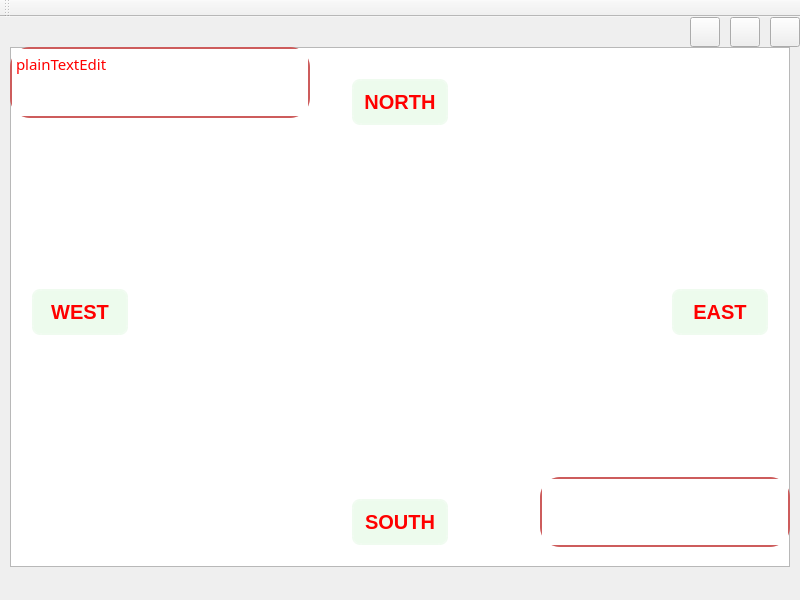
<?xml version="1.0" encoding="UTF-8"?>
<ui version="4.0">
 <class>MainWindow</class>
 <widget class="QMainWindow" name="MainWindow">
  <property name="geometry">
   <rect>
    <x>0</x>
    <y>0</y>
    <width>800</width>
    <height>600</height>
   </rect>
  </property>
  <property name="sizePolicy">
   <sizepolicy hsizetype="Expanding" vsizetype="Expanding">
    <horstretch>0</horstretch>
    <verstretch>0</verstretch>
   </sizepolicy>
  </property>
  <property name="windowTitle">
   <string>MainWindow</string>
  </property>
  <property name="windowIcon">
   <iconset resource="icon.qrc">
    <normaloff>:/icon/zork.ico</normaloff>:/icon/zork.ico</iconset>
  </property>
  <widget class="QWidget" name="centralWidget">
   <widget class="QPushButton" name="min">
    <property name="geometry">
     <rect>
      <x>690</x>
      <y>0</y>
      <width>30</width>
      <height>30</height>
     </rect>
    </property>
    <property name="text">
     <string/>
    </property>
    <property name="icon">
     <iconset resource="images.qrc">
      <normaloff>:/images/min.png</normaloff>:/images/min.png</iconset>
    </property>
    <property name="iconSize">
     <size>
      <width>30</width>
      <height>30</height>
     </size>
    </property>
   </widget>
   <widget class="QPushButton" name="max">
    <property name="geometry">
     <rect>
      <x>730</x>
      <y>0</y>
      <width>30</width>
      <height>30</height>
     </rect>
    </property>
    <property name="text">
     <string/>
    </property>
    <property name="icon">
     <iconset resource="images.qrc">
      <normaloff>:/images/max.jpg</normaloff>:/images/max.jpg</iconset>
    </property>
    <property name="iconSize">
     <size>
      <width>30</width>
      <height>30</height>
     </size>
    </property>
    <property name="autoRepeat">
     <bool>false</bool>
    </property>
   </widget>
   <widget class="QPushButton" name="close">
    <property name="geometry">
     <rect>
      <x>770</x>
      <y>0</y>
      <width>30</width>
      <height>30</height>
     </rect>
    </property>
    <property name="sizePolicy">
     <sizepolicy hsizetype="Minimum" vsizetype="Fixed">
      <horstretch>0</horstretch>
      <verstretch>0</verstretch>
     </sizepolicy>
    </property>
    <property name="text">
     <string/>
    </property>
    <property name="icon">
     <iconset resource="images.qrc">
      <normaloff>:/images/close.png</normaloff>:/images/close.png</iconset>
    </property>
    <property name="iconSize">
     <size>
      <width>30</width>
      <height>30</height>
     </size>
    </property>
   </widget>
   <widget class="QLabel" name="titleLabel">
    <property name="geometry">
     <rect>
      <x>260</x>
      <y>70</y>
      <width>250</width>
      <height>160</height>
     </rect>
    </property>
    <property name="sizePolicy">
     <sizepolicy hsizetype="Preferred" vsizetype="Preferred">
      <horstretch>0</horstretch>
      <verstretch>0</verstretch>
     </sizepolicy>
    </property>
    <property name="text">
     <string/>
    </property>
    <property name="pixmap">
     <pixmap resource="images.qrc">:/images/logo.png</pixmap>
    </property>
   </widget>
   <widget class="CustButton" name="playButton">
    <property name="geometry">
     <rect>
      <x>150</x>
      <y>320</y>
      <width>160</width>
      <height>60</height>
     </rect>
    </property>
    <property name="text">
     <string/>
    </property>
    <property name="icon">
     <iconset resource="buttons.qrc">
      <normaloff>:/buttons/play1.png</normaloff>:/buttons/play1.png</iconset>
    </property>
    <property name="iconSize">
     <size>
      <width>160</width>
      <height>60</height>
     </size>
    </property>
   </widget>
   <widget class="CustButton" name="helpButton">
    <property name="geometry">
     <rect>
      <x>540</x>
      <y>180</y>
      <width>51</width>
      <height>51</height>
     </rect>
    </property>
    <property name="text">
     <string/>
    </property>
    <property name="icon">
     <iconset resource="buttons.qrc">
      <normaloff>:/buttons/help1.png</normaloff>:/buttons/help1.png</iconset>
    </property>
    <property name="iconSize">
     <size>
      <width>60</width>
      <height>60</height>
     </size>
    </property>
   </widget>
   <widget class="CustButton" name="exitButton">
    <property name="geometry">
     <rect>
      <x>460</x>
      <y>340</y>
      <width>93</width>
      <height>28</height>
     </rect>
    </property>
    <property name="text">
     <string/>
    </property>
   </widget>
   <widget class="CustButton" name="settingButton">
    <property name="geometry">
     <rect>
      <x>600</x>
      <y>190</y>
      <width>93</width>
      <height>28</height>
     </rect>
    </property>
    <property name="text">
     <string/>
    </property>
    <property name="icon">
     <iconset resource="buttons.qrc">
      <normaloff>:/buttons/setting.png</normaloff>:/buttons/setting.png</iconset>
    </property>
   </widget>
   <widget class="LoadingWidget" name="loadingWidget">
    <property name="geometry">
     <rect>
      <x>0</x>
      <y>30</y>
      <width>800</width>
      <height>540</height>
     </rect>
    </property>
    <property name="currentIndex">
     <number>3</number>
    </property>
    <widget class="QWidget" name="page">
     <widget class="QLabel" name="label">
      <property name="geometry">
       <rect>
        <x>310</x>
        <y>240</y>
        <width>140</width>
        <height>40</height>
       </rect>
      </property>
      <property name="text">
       <string>TextLabel</string>
      </property>
     </widget>
     <widget class="QProgressBar" name="progressBar">
      <property name="geometry">
       <rect>
        <x>170</x>
        <y>180</y>
        <width>480</width>
        <height>30</height>
       </rect>
      </property>
      <property name="value">
       <number>24</number>
      </property>
     </widget>
    </widget>
    <widget class="QWidget" name="page_2">
     <widget class="TextTicker" name="label2">
      <property name="geometry">
       <rect>
        <x>0</x>
        <y>50</y>
        <width>800</width>
        <height>220</height>
       </rect>
      </property>
      <property name="font">
       <font>
        <family>Gabriola</family>
        <pointsize>36</pointsize>
        <italic>false</italic>
       </font>
      </property>
      <property name="styleSheet">
       <string notr="true">font-color: rgb(255, 255, 127);</string>
      </property>
      <property name="text">
       <string/>
      </property>
     </widget>
     <widget class="QCommandLinkButton" name="commandLinkButton">
      <property name="geometry">
       <rect>
        <x>300</x>
        <y>390</y>
        <width>230</width>
        <height>60</height>
       </rect>
      </property>
      <property name="font">
       <font>
        <family>Segoe UI</family>
        <pointsize>14</pointsize>
        <weight>75</weight>
        <bold>true</bold>
       </font>
      </property>
      <property name="autoFillBackground">
       <bool>true</bool>
      </property>
      <property name="text">
       <string>CommandLinkButton</string>
      </property>
      <property name="iconSize">
       <size>
        <width>50</width>
        <height>50</height>
       </size>
      </property>
     </widget>
    </widget>
    <widget class="QWidget" name="page_3">
     <property name="autoFillBackground">
      <bool>false</bool>
     </property>
     <widget class="QLabel" name="textLabel">
      <property name="geometry">
       <rect>
        <x>20</x>
        <y>300</y>
        <width>800</width>
        <height>80</height>
       </rect>
      </property>
      <property name="font">
       <font>
        <family>Eurostile</family>
        <pointsize>20</pointsize>
       </font>
      </property>
      <property name="text">
       <string/>
      </property>
     </widget>
     <widget class="QLabel" name="imageLabel">
      <property name="geometry">
       <rect>
        <x>20</x>
        <y>20</y>
        <width>250</width>
        <height>250</height>
       </rect>
      </property>
      <property name="text">
       <string/>
      </property>
     </widget>
    </widget>
    <widget class="QWidget" name="page_4">
     <widget class="Game" name="game">
      <property name="geometry">
       <rect>
        <x>10</x>
        <y>0</y>
        <width>780</width>
        <height>520</height>
       </rect>
      </property>
      <property name="sceneRect">
       <rectf>
        <x>0.000000000000000</x>
        <y>0.000000000000000</y>
        <width>0.000000000000000</width>
        <height>0.000000000000000</height>
       </rectf>
      </property>
     </widget>
     <widget class="QPlainTextEdit" name="textEdit">
      <property name="geometry">
       <rect>
        <x>10</x>
        <y>0</y>
        <width>300</width>
        <height>71</height>
       </rect>
      </property>
      <property name="font">
       <font>
        <family>Felix Titling</family>
        <pointsize>11</pointsize>
       </font>
      </property>
      <property name="styleSheet">
       <string notr="true">*{background-color: qlineargradient(spread:pad, 
x1:0.5, y1:0, x2:0.5, y2:1, stop:0 
rgba(214,249,255,100), stop:1
rgba(158,232,250,100));
border: 2px solid rgba(205, 92, 92, 255);
border-radius:20px;
color: red;}</string>
      </property>
      <property name="plainText">
       <string>plainTextEdit
</string>
      </property>
     </widget>
     <widget class="QPushButton" name="northButton">
      <property name="geometry">
       <rect>
        <x>350</x>
        <y>30</y>
        <width>100</width>
        <height>50</height>
       </rect>
      </property>
      <property name="font">
       <font>
        <pointsize>-1</pointsize>
        <weight>75</weight>
        <italic>false</italic>
        <bold>true</bold>
       </font>
      </property>
      <property name="styleSheet">
       <string notr="true">QPushButton#northButton{
background-color:rgba(100,225,100,30);
border-style:outset;
border-width:4px;
border-radius:10px;
border-color:rgba(255,255,255,30);
font:bold 20px;
color:red;
padding:6px;
}

QPushButton#northButton:pressed{
background-color:rgba(100,255,100,200);
border-color:rgba(255,255,255,30);
border-style:inset;
color:rgba(0,0,0,100);
}

QPushButton#northButton:hover{
background-color:rgba(100,255,100,100);
border-color:rgba(255,255,255,200);
color:rgba(0,0,0,200);
}
</string>
      </property>
      <property name="text">
       <string>NORTH</string>
      </property>
     </widget>
     <widget class="QPushButton" name="westButton">
      <property name="geometry">
       <rect>
        <x>30</x>
        <y>240</y>
        <width>100</width>
        <height>50</height>
       </rect>
      </property>
      <property name="font">
       <font>
        <pointsize>-1</pointsize>
        <weight>75</weight>
        <italic>false</italic>
        <bold>true</bold>
       </font>
      </property>
      <property name="styleSheet">
       <string notr="true">QPushButton#westButton{
background-color:rgba(100,225,100,30);
border-style:outset;
border-width:4px;
border-radius:10px;
border-color:rgba(255,255,255,30);
font:bold 20px;
color:red;
padding:6px;
}

QPushButton#westButton:pressed{
background-color:rgba(100,255,100,200);
border-color:rgba(255,255,255,30);
border-style:inset;
color:rgba(0,0,0,100);
}

QPushButton#westButton:hover{
background-color:rgba(100,255,100,100);
border-color:rgba(255,255,255,200);
color:rgba(0,0,0,200);
}
</string>
      </property>
      <property name="text">
       <string>WEST</string>
      </property>
     </widget>
     <widget class="QPushButton" name="eastButton">
      <property name="geometry">
       <rect>
        <x>670</x>
        <y>240</y>
        <width>100</width>
        <height>50</height>
       </rect>
      </property>
      <property name="font">
       <font>
        <pointsize>-1</pointsize>
        <weight>75</weight>
        <italic>false</italic>
        <bold>true</bold>
       </font>
      </property>
      <property name="styleSheet">
       <string notr="true">QPushButton#eastButton{
background-color:rgba(100,225,100,30);
border-style:outset;
border-width:4px;
border-radius:10px;
border-color:rgba(255,255,255,30);
font:bold 20px;
color:red;
padding:6px;
}

QPushButton#eastButton:pressed{
background-color:rgba(100,255,100,200);
border-color:rgba(255,255,255,30);
border-style:inset;
color:rgba(0,0,0,100);
}

QPushButton#eastButton:hover{
background-color:rgba(100,255,100,100);
border-color:rgba(255,255,255,200);
color:rgba(0,0,0,200);
}
</string>
      </property>
      <property name="text">
       <string>EAST</string>
      </property>
     </widget>
     <widget class="QPushButton" name="southButton">
      <property name="geometry">
       <rect>
        <x>350</x>
        <y>450</y>
        <width>100</width>
        <height>50</height>
       </rect>
      </property>
      <property name="font">
       <font>
        <pointsize>-1</pointsize>
        <weight>75</weight>
        <italic>false</italic>
        <bold>true</bold>
       </font>
      </property>
      <property name="styleSheet">
       <string notr="true">QPushButton#southButton{
background-color:rgba(100,225,100,30);
border-style:outset;
border-width:4px;
border-radius:10px;
border-color:rgba(255,255,255,30);
font:bold 20px;
color:red;
padding:6px;
}

QPushButton#southButton:pressed{
background-color:rgba(100,255,100,200);
border-color:rgba(255,255,255,30);
border-style:inset;
color:rgba(0,0,0,100);
}

QPushButton#southButton:hover{
background-color:rgba(100,255,100,100);
border-color:rgba(255,255,255,200);
color:rgba(0,0,0,200);
}
</string>
      </property>
      <property name="text">
       <string>SOUTH</string>
      </property>
     </widget>
     <widget class="QPlainTextEdit" name="textEdit2">
      <property name="geometry">
       <rect>
        <x>540</x>
        <y>430</y>
        <width>250</width>
        <height>70</height>
       </rect>
      </property>
      <property name="font">
       <font>
        <family>Arial</family>
        <pointsize>12</pointsize>
       </font>
      </property>
      <property name="styleSheet">
       <string notr="true">*{background-color: qlineargradient(spread:pad, 
x1:0.5, y1:0, x2:0.5, y2:1, stop:0 
rgba(214,249,255,100), stop:1
rgba(158,232,250,100));
border: 2px solid rgba(205, 92, 92, 255);
border-radius:20px;}</string>
      </property>
      <property name="plainText">
       <string/>
      </property>
     </widget>
     <widget class="MyLabel" name="showImage1">
      <property name="geometry">
       <rect>
        <x>320</x>
        <y>190</y>
        <width>161</width>
        <height>141</height>
       </rect>
      </property>
      <property name="text">
       <string/>
      </property>
     </widget>
     <widget class="MyLabel" name="showImage2">
      <property name="geometry">
       <rect>
        <x>500</x>
        <y>90</y>
        <width>151</width>
        <height>131</height>
       </rect>
      </property>
      <property name="text">
       <string/>
      </property>
     </widget>
    </widget>
   </widget>
  </widget>
  <widget class="QMenuBar" name="menuBar">
   <property name="geometry">
    <rect>
     <x>0</x>
     <y>0</y>
     <width>800</width>
     <height>26</height>
    </rect>
   </property>
  </widget>
  <widget class="QToolBar" name="toolBar">
   <property name="windowTitle">
    <string>toolBar</string>
   </property>
   <attribute name="toolBarArea">
    <enum>TopToolBarArea</enum>
   </attribute>
   <attribute name="toolBarBreak">
    <bool>false</bool>
   </attribute>
  </widget>
 </widget>
 <layoutdefault spacing="6" margin="11"/>
 <customwidgets>
  <customwidget>
   <class>CustButton</class>
   <extends>QPushButton</extends>
   <header location="global">custbutton.h</header>
  </customwidget>
  <customwidget>
   <class>LoadingWidget</class>
   <extends>QStackedWidget</extends>
   <header location="global">loadingwidget.h</header>
   <container>1</container>
  </customwidget>
  <customwidget>
   <class>TextTicker</class>
   <extends>QLabel</extends>
   <header location="global">textticker.h</header>
  </customwidget>
  <customwidget>
   <class>Game</class>
   <extends>QGraphicsView</extends>
   <header location="global">game.h</header>
  </customwidget>
  <customwidget>
   <class>MyLabel</class>
   <extends>QLabel</extends>
   <header location="global">mylabel.h</header>
  </customwidget>
 </customwidgets>
 <resources>
  <include location="icon.qrc"/>
  <include location="images.qrc"/>
  <include location="buttons.qrc"/>
 </resources>
 <connections/>
</ui>
